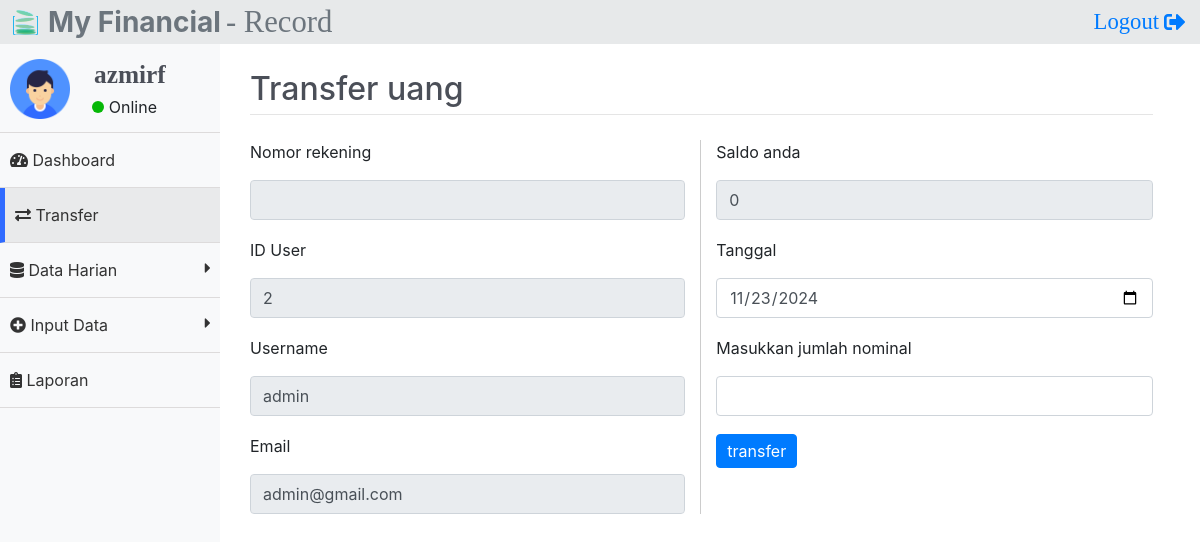
/transfer.php (signed in), run on the app's committed database.
### tables this page shows
CREATE TABLE `users` (
  `id_user` int(11) NOT NULL,
  `email` varchar(50) NOT NULL,
  `username` varchar(50) NOT NULL,
  `password` varchar(255) NOT NULL,
  `status` varchar(20) NOT NULL DEFAULT 'aktif',
  `level` varchar(10) NOT NULL DEFAULT 'user',
  `no_rek` char(12) NOT NULL
);

### transfer.php (the view, shortened to what this page needs)
<?php
    require "function/functions.php";
    if(isset($_COOKIE['login'])) {
        if ($_COOKIE['level'] == 'user') {
            $_SESSION['login'] = true;
            $ambilNama = $_COOKIE['login'];
        }
        elseif ($_COOKIE['level'] == 'admin') {
            $_SESSION['login'] = true;
            header('Location: administrator');
        }
    }
    elseif ($_SESSION['level'] == 'user') {
        $ambilNama = $_SESSION['user'];
    }
    else {
        if ($_SESSION['level'] == 'admin') {
            header('Location: administrator');
            exit;
        }
    }
    $no_rek = $_GET['no_rek'];
    $saldoRekening = $_GET['saldoRek'];
    $query = "SELECT * FROM users WHERE no_rek = '$no_rek'";
    $ambilQuery = mysqli_query($koneksi, $query);
    $dataRekening = mysqli_fetch_assoc($ambilQuery);
    $saldoRekFix = number_format($saldoRekening, 0, ',', '.');
    $month = date('m');
    $day = date('d');
    $year = date('Y');
    $today = $year . '-' . $month . '-' . $day;
    $rek = mysqli_query($koneksi, "SELECT no_rek, email FROM users WHERE username = '$ambilNama'");
    $ambilRekeningUser = mysqli_fetch_assoc($rek);
?>
<!DOCTYPE html>
<html lang="en">
<head>
    <link rel="stylesheet" href="css/bootstrap.css">
    <link rel="stylesheet" href="css/bootstrap.min.css">
    <link rel="stylesheet" href="css/bootstrap-reboot.min.css">
    <link rel="stylesheet" href="https://use.fontawesome.com/releases/v5.6.3/css/all.css"
>
    <link rel="stylesheet" href="css/styler.css?v=1.0">
    <link rel="stylesheet" href="css/dashboard.css?v=1.0">
</head>
<body>
    <div class="header">
        <img src="img/favicon.png" width="25px" height="25px" class="float-left logo-fav">
        <h3 class="text-secondary font-weight-bold float-left logo">My Financial</h3>
        <h3 class="text-secondary float-left logo2">- Record</h3>
        <a href="logout">
            <div class="logout">
                <i class="fas fa-sign-out-alt float-right log"></i>
                <p class="float-right logout">Logout</p>
            </div>
        </a>
    </div>
    <div class="sidebar">
        <nav>
            <ul>
                <li>
                    <img src="img/profile.png" class="img-fluid profile float-left" width="60px">
                    <h5 class="admin"><?= substr($ambilNama, 0, 7) ?></h5>
                    <div class="online online2">
                        <p class="float-right ontext">Online</p>
                        <div class="on float-right"></div>
                    </div>
                </li>
                <a href="dashboard" style="text-decoration: none;">
                    <li>
                        <div>
                            <span class="fas fa-tachometer-alt"></span>
                            <span>Dashboard</span>
                        </div>
                    </li>
                </a>
                <a href="transfer" style="text-decoration: none;">
                    <li class="aktif" style="border-left: 5px solid #306bff;">
                        <div>
                            <span class="fas fa-exchange-alt"></span>
                            <span>Transfer</span>
                        </div>
                    </li>
                </a>
                <li class="klik" id="flip" style="cursor:pointer;">
                    <div>
                        <span class="fas fa-database"></span>
                        <span>Data Harian</span>
                        <i class="fas fa-caret-right float-right" style="line-height: 20px;"></i>
                    </div>
                </li>
                <li class="klik2" id="flip2" style="cursor:pointer;">
                    <div>
                        <span class="fas fa-plus-circle"></span>
                        <span>Input Data</span>
                        <i class="fas fa-caret-right float-right" style="line-height: 20px;"></i>
                    </div>
                </li>
                <a href="laporan" style="text-decoration: none;">
                    <li>
                        <div>
                            <span><i class="fas fa-clipboard-list"></i></span>
                            <span>Laporan</span>
                        </div>
                    </li>
                </a>
            </ul>
        </nav>
    </div>
    <div class="main-content khusus">
        <div class="konten khusus2">
            <div class="konten_dalem khusus3">
                <h2 class="heade" style="color: #4b4f58;">Transfer uang</h2>
                <hr style="margin-top: -2px; margin-bottom: 25px;">
                <?php if(mysqli_num_rows($ambilQuery) === 1) : ?>
                    <?php if($no_rek != $ambilRekeningUser['no_rek']) : ?>
                        <div class="row">
                            <div class="col-6" style="border-right: 1.45px solid #ccc;">
                                <p>Nomor rekening</p>
                                <input type="text" value="<?= $dataRekening['no_rek'] ?>" class="form-control control" disabled>
                                <p style="margin-top: 18px;">ID User</p>
                                <input type="text" value="<?= $dataRekening['id_user'] ?>" class="form-control control" disabled>
                                <p style="margin-top: 18px;">Username</p>
                                <input type="text" value="<?= $dataRekening['username'] ?>" class="form-control control" disabled>
                                <p style="margin-top: 18px;">Email</p>
                                <input type="text" value="<?= $dataRekening['email'] ?>" class="form-control control" disabled>
                            </div>
                            <div class="col-6">
                                <form action="" method="post">
                                    <p>Saldo anda</p>
                                    <input type="text" value="<?= $saldoRekFix ?>" class="form-control control" disabled>
                                    <p style="margin-top: 18px;">Tanggal</p>
                                    <input type="date" name="tanggal" value="<?= $today ?>" class="form-control control">
                                    <p style="margin-top: 18px;">Masukkan jumlah nominal</p>
                                    <input type="text" class="form-control" name="jumlah" autocomplete="off" onkeydown="return numbersonly(this, event);"
                                            onkeyup="javascript:tandaPemisahTitik(this);" required>
                                    <button type="submit" name="transfer" class="btn btn-primary" style="margin-top: 18px;">transfer</button>
                                </form>
                            </div>
                        </div>
                    <?php elseif($no_rek == $ambilRekeningUser['no_rek']) : ?>
                        <h2 style="color: #4b4f58;">Maaf anda tidak bisa transfer ke rekening sendiri!</h2>
                    <?php endif; ?>
                <?php elseif(mysqli_num_rows($ambilQuery) != 1) : ?>
                    <h2 style="color: #4b4f58;">Maaf nomor rekening <?= $no_rek ?> tidak valid / tidak tersedia!</h2>
                <?php endif; ?>
            </div>
        </div>
    </div>
</body>
</html>

### css/styler.css (style rules this page uses)
* { padding: 0; margin: 0; box-sizing: border-box; }
html, body { height: 100%; }
.header { position: fixed; height: 44px; width: 100%; background: #e7e9ea; z-index: 4; }
h3.logo { line-height: 44px; margin-left: 10px; }
.logo2 { line-height: 44px; margin-left: 5px; font-size: 23pt; font-family: nyala; }
.logo-fav { margin-left: 13px; margin-top: 10px; }
.sidebar { position: fixed; width: 100%; background: #f8f9fa; height: 100%; z-index: 3; padding-top: 44px; }
.konten_dalem { width: 95%; }
.aktif { background: #e9eaeb; }
span { color: #333; }
.sidebar ul { list-style: none; padding: 0; margin: 0; }
.sidebar ul li { padding: 15px 10px; cursor: pointer; border-bottom: 1px solid rgb(221, 219, 219); }
.sidebar ul li i { color: #333; }
.main-content { padding-top: 50px; }
.log { font-size: 16pt; line-height: 45px; margin-right: 10px; }
.logout { font-family: nyala; font-size: 17pt; line-height: 44px; margin-right: 5px; }
div.konten { margin-left: 50px; margin-top: 20px; }
.btn { padding: 4px 10px; margin: 2px 0; }
.row { margin-top: 10px; }
.admin { font-size: 19pt; font-weight: bold; font-family: nyala; margin-right: 40px; color: #4b4f58; margin-bottom: 28px; margin-left: 84px; }
.online { font-size: 12pt; margin-right: 42px; }
.online2 { margin-right: 53px; }
.on { width: 12px; height: 12px; border-radius: 50%; background: rgb(7, 184, 7); margin-top: -16px; }
.ontext { margin-top: -22px; margin-left: 5px; }
.profile { transition: 1.2s; }
.form-control { height: 40px; }
@media screen and (min-width: 600px) { .sidebar { width: 80px; } }
@media screen and (min-width: 600px) { .sidebar ul li span:nth-child(2) { display: none; } }
@media screen and (min-width: 600px) { .sidebar ul li { text-align: center; } }
@media screen and (min-width: 600px) { .sidebar ul li i { font-size: 26px; } }
@media screen and (min-width: 600px) { .main-content { margin-left: 80px; } }
@media screen and (min-width: 1000px) { .sidebar { width: 220px; } }
@media screen and (min-width: 1000px) { .sidebar ul li { text-align: left; } }
@media screen and (min-width: 1000px) { .sidebar ul li span:nth-child(2) { display: inline; } }
@media screen and (min-width: 1000px) { .sidebar ul li i { font-size: 16px; } }
@media screen and (min-width: 1000px) { .main-content { margin-left: 200px; } }

### data on the page
users: id_user "2", username "admin", email "admin@gmail.com"

### other printed values
substr($ambilNama, 0, 7) "azmirf"
